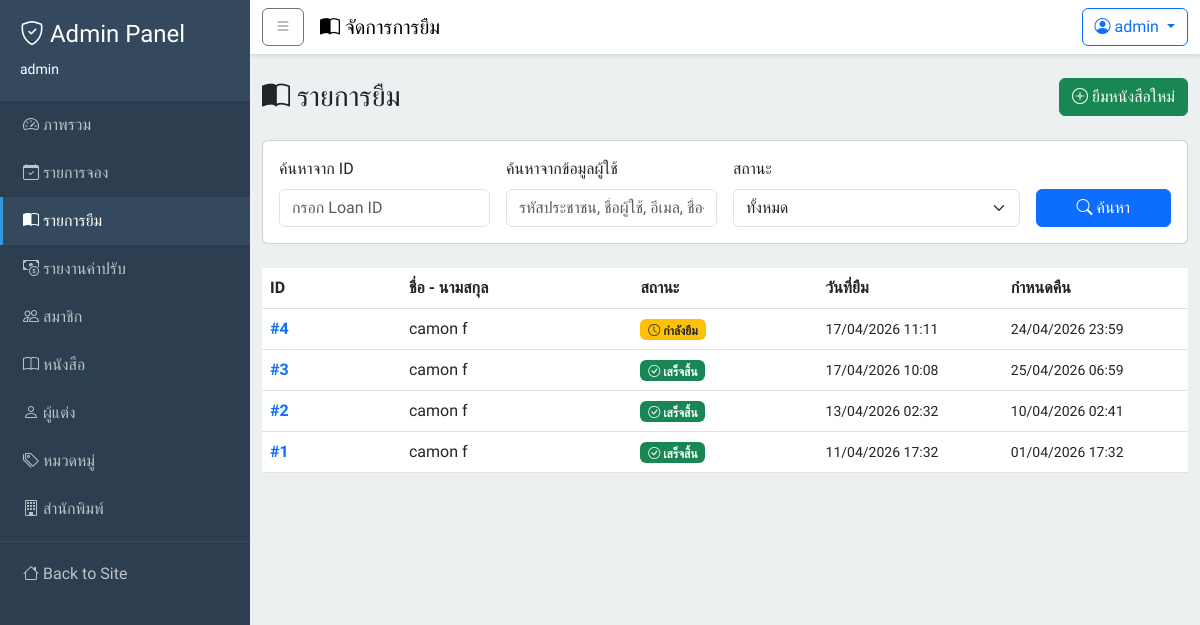
Page /dashboard/loans/ (signed in) on the earlier database version.
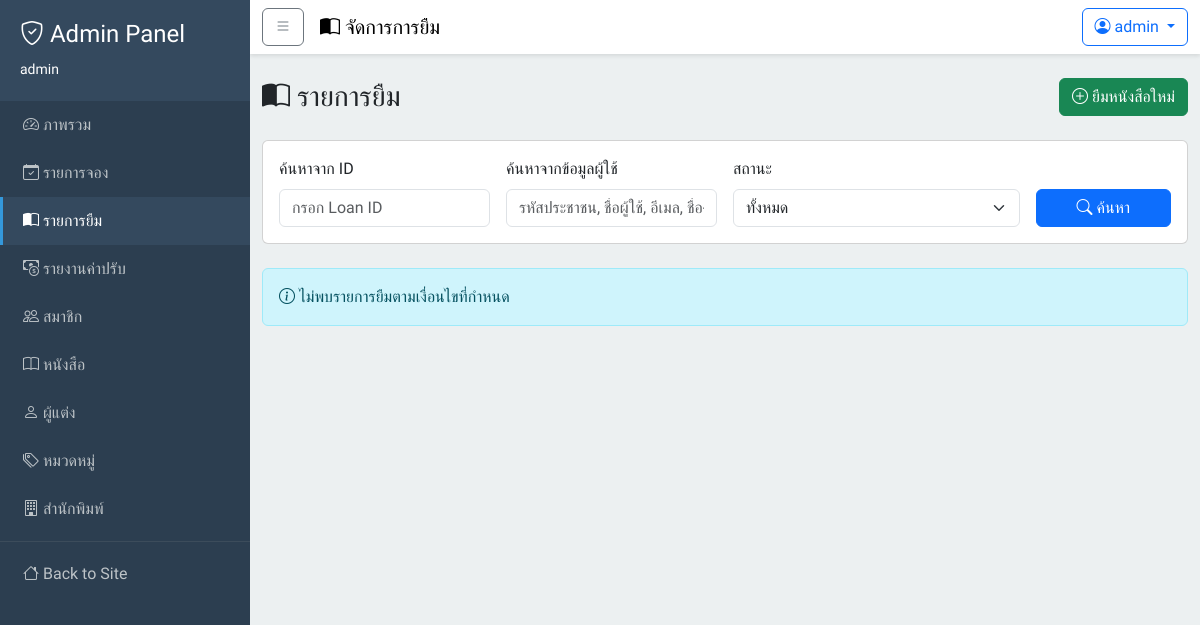
Same page on the later database version.
### loans/models.py (models this page shows, shortened)
class Loan(models.Model):
    STATUS_CHOICES = [
        ('active', 'กำลังยืม'),
        ('completed', 'เสร็จสิ้น'),
    ]
    id = models.AutoField(primary_key=True)
    user = models.ForeignKey(
        settings.AUTH_USER_MODEL,
        on_delete=models.CASCADE,
        related_name='loans'
    )
    status = models.CharField(
        max_length=20,
        choices=STATUS_CHOICES,
        default='active'
    )
    due_date = models.DateTimeField(null=True, blank=True)
    created_at = models.DateTimeField(auto_now_add=True)
    if TYPE_CHECKING:
        loan_items: Manager["LoanItem"]
    class Meta:
        db_table = 'loans'
        verbose_name = 'Loan'
        verbose_name_plural = 'Loans'
        ordering = ['-created_at']
    @property
    def status_label(self) -> str:
        return self.get_status_display() # type: ignore[attr-defined]
    @property
    def is_overdue(self) -> bool:
        if self.status != 'active' or not self.due_date:
            return False
        return self.due_date < timezone.now()

### users/models.py (models this page shows, shortened)
class User(AbstractUser):
    phone_number = models.CharField(max_length=10, null=False, blank=False)
    citizen_id = models.CharField(
    max_length=13,
    unique=True,
    null=False,
    blank=False,
    validators=[
        RegexValidator(
            regex=r'^\d{13}$',
            message='Citizen ID must be exactly 13 digits'
        )
    ])

### loans/views.py (the view, shortened to what this page needs)
# urls.py: path('dashboard/loans/', views.dashboard_loans_view, name='dashboard_loans'),
@login_required
@staff_member_required
def dashboard_loans_view(request):
    status_filter = request.GET.get('status', 'all')
    search_id = request.GET.get('search_id', '').strip()
    search_user = request.GET.get('search_user', '').strip()
    loan_batches = Loan.objects.select_related('user').prefetch_related(
        'loan_items__book__authors',
        'loan_items__book__publisher'
    )
    if status_filter and status_filter != 'all':
        loan_batches = loan_batches.filter(status=status_filter)
    if search_id:
        if search_id.isdigit():
            loan_batches = loan_batches.filter(id=int(search_id))
    loan_batches = loan_batches.order_by('-created_at')
    context = {
        'status_choices': Loan.STATUS_CHOICES,
        'loan_batches': loan_batches,
        'status_filter': status_filter,
        'search_id': search_id,
        'search_user': search_user,
    }
    return render(request, 'dashboard/loans/list.html', context)

### books/cart.py (called while the page is built)
    def count(self):
        return len(self.cart)

### templates/dashboard/loans/list.html (shortened to what the changed rows need)
{% extends "base_admin.html" %}
{% block content %}
    <div class="d-flex justify-content-between align-items-center mb-4">
        <h3 class="mb-0">
        </h3>
        <a href="{% url 'loans:dashboard_create_loan' %}"
           class="btn btn-success">
        </a>
    </div>
    <div class="card mb-4">
        <div class="card-body">
        </div>
    </div>
    {% if loan_batches %}
        <div class="table-responsive">
            <table class="table table-hover">
                <thead>
                    <colgroup>
                        <col style="width: 15%;">
                        <col style="width: 25%;">
                        <col style="width: 20%;">
                        <col style="width: 20%;">
                        <col style="width: 20%;">
                    </colgroup>
                    <tr>
                        <th>ID</th>
                        <th>ชื่อ - นามสกุล</th>
                        <th>สถานะ</th>
                        <th>วันที่ยืม</th>
                        <th>กำหนดคืน</th>
                    </tr>
                </thead>
                <tbody>
                    {% for batch in loan_batches %}
                        <tr>
                            <td>
                                <a href="{% url 'loans:dashboard_loan_detail' batch.id %}"
                                   class="text-decoration-none">
                                    <strong>#{{ batch.id }}</strong>
                                </a>
                            </td>
                            <td>{{ batch.user.get_full_name|default:batch.user.username }}</td>
                            <td>
                                {% if batch.status == 'active' %}
                                    <span class="badge bg-warning text-dark">
                                        <i class="bi bi-clock"></i> {{ batch.status_label }}
                                    </span>
                                {% elif batch.status == 'completed' %}
                                    <span class="badge bg-success">
                                        <i class="bi bi-check-circle"></i> {{ batch.status_label }}
                                    </span>
                                {% endif %}
                            </td>
                            <td>
                                <small>{{ batch.created_at|date:"d/m/Y H:i" }}</small>
                            </td>
                            <td>
                                {% if batch.due_date %}
                                    <small class="{% if batch.is_overdue %}text-danger fw-bold{% endif %}">
                                        {{ batch.due_date|date:"d/m/Y H:i" }}
                                    </small>
                                {% else %}
                                    <small class="text-muted">-</small>
                                {% endif %}
                            </td>
                        </tr>
                    {% endfor %}
                </tbody>
            </table>
        </div>
    {% else %}
        <div class="alert alert-info">
            <i class="bi bi-info-circle"></i> ไม่พบรายการยืมตามเงื่อนไขที่กำหนด
        </div>
    {% endif %}
{% endblock content %}

Differences in the rows shown:
removed Loan: id "4", user.get_full_name "camon f", status_label "กำลังยืม", created_at "17/04/2026 11:11", due_date "24/04/2026 23:59"
removed Loan: id "3", user.get_full_name "camon f", status_label "เสร็จสิ้น", created_at "17/04/2026 10:08", due_date "25/04/2026 06:59"
removed Loan: id "2", user.get_full_name "camon f", status_label "เสร็จสิ้น", created_at "13/04/2026 02:32", due_date "10/04/2026 02:41"
removed Loan: id "1", user.get_full_name "camon f", status_label "เสร็จสิ้น", created_at "11/04/2026 17:32", due_date "01/04/2026 17:32"
Other differences:
text no longer shown: "ID ชื่อ - นามสกุล สถานะ วันที่ยืม กำหนดคืน"
text now shown: "ไม่พบรายการยืมตามเงื่อนไขที่กำหนด"
